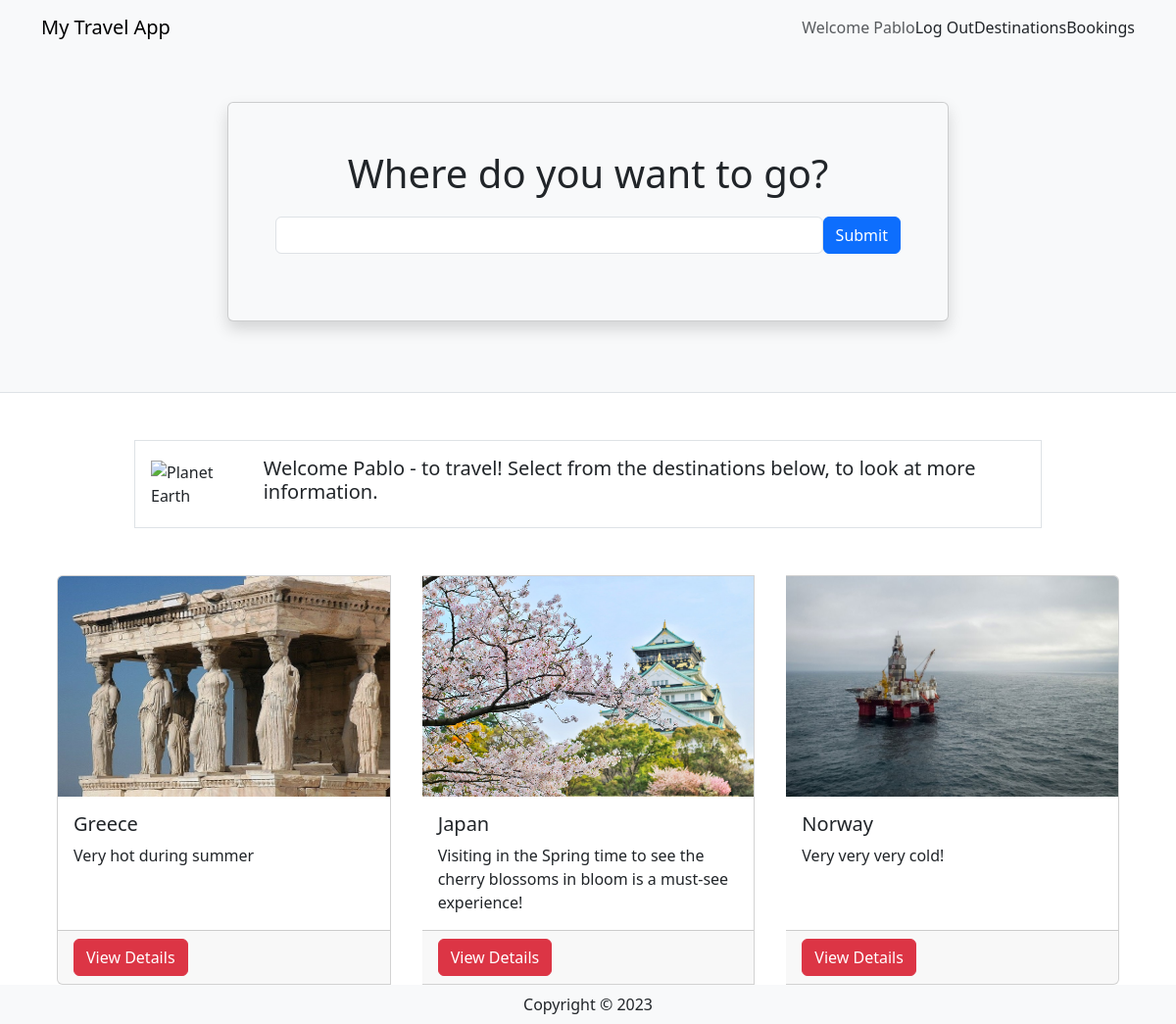
The page / (signed in) on the database its author committed.
### travel/models.py (models this page shows, shortened)
class User(db.Model, UserMixin):
    __tablename__ = 'users'
    id = db.Column(db.Integer, primary_key=True)
    name = db.Column(db.String(100), index=True, unique=True, nullable=False)
    emailid = db.Column(db.String(100), index=True, nullable=False)
    password_hash = db.Column(db.String(255), nullable=False)  # Store hashed password
    comments = db.relationship('Comment', backref='user')  # Relationship with comments

class Destination(db.Model):
    __tablename__ = 'destinations'
    id = db.Column(db.Integer, primary_key=True)
    name = db.Column(db.String(80))
    description = db.Column(db.String(200))
    image = db.Column(db.String(400))
    currency = db.Column(db.String(3))
    comments = db.relationship('Comment', backref='destination')  # Relationship with comments

### travel/views.py (the view)
@mainbp.route('/')
def index():
    destinations = db.session.scalars(db.select(Destination)).all()
    return render_template('index.html', destinations=destinations)

### travel/templates/index.html (shortened to what this page needs)
{% extends 'base.html' %}
{% block header %}
      <div class="container">
         <div class="row justify-content-center mt-5 pb-4">
            <div class="col-md-8">
               <div class="card shadow p-5 mb-5 bg-light">
                  <h1 class="text-center mb-3">Where do you want to go?</h1>
                  <form class="form-inline d-flex flex-nowrap" action="{{url_for('main.search')}}" >
                     <input type="text" name="search" class="form-control flex-grow-1 my-1 mr-sm-2" id="SearchForm">
                     <button type="submit" class="flex-shrink-1 btn btn-primary my-1">Submit</button>
                   </form>
               </div>
            </div>
         </div>
      </div>
{% endblock %}
{% block content %}
      <div class="container">
         <div class="row mt-5 mb-5 justify-content-center">
            <div class="col-md-10">
               <div class="media border p-3 d-flex justify-content-start">
                  <img class="align-self-center me-3" style="max-width:120px"
                     src="https://upload.wikimedia.org/wikipedia/commons/thumb/2/22/Earth_Western_Hemisphere_transparent_background.png/600px-Earth_Western_Hemisphere_transparent_background.png"
                     alt="Planet Earth">
                  <div class="align-self-center media-body">
                     {% if current_user.is_authenticated %}
                        <h5 class="mt-0">Welcome {{current_user.name}} - to travel! Select from the destinations below, to look at more information.</h5>
                     {% else %}
                        <h5 class="mt-0">Find the best destinations on earth</h5>
                        <p class="d-none d-sm-block">With the best prices, information and local knowledge. Login or Register now!</p>
                        <a href="/login" class="btn btn-primary">Login</a>
                        <a href="/register" class="btn btn-primary">Register</a>
                  {% endif %}
                 </div>
               </div>
            </div>
         </div>
         <div class="card-group">
            {% for destination in destinations %}
            <div class="card mx-3">
               <img class="card-img-top"
                  src="{{ destination.image }}" alt="{{ destination.name }} picture" height="225">
               <div class="card-body">
                  <h5 class="card-title">{{ destination.name }}</h5>
                  <p class="card-text">{{ destination.description }}</p>
               </div>
               <div class="card-footer"><a href="{{ url_for('destination.show', id=destination.id) }}" class ="btn btn-danger"> View Details </a></div>
            </div>
            {% endfor %}
         </div>
      </div>
{% endblock %}

### travel/templates/base.html (shortened to what this page needs)
<html>
<head>
   <link href="https://cdn.jsdelivr.net/npm/bootstrap@5.3.2/dist/css/bootstrap.min.css" rel="stylesheet">
</head>
<body>
   <header class="bg-light border-bottom">
      <nav class="navbar navbar-expand-lg navbar-light bg-light">
         <div class="container">
            <a href="/" class="navbar-brand">My Travel App</a>
            <div class="collapse navbar-collapse justify-content-end" id="navbarSupportedContent">
                  {% if current_user.is_authenticated %}
                     <a class="nav-item nav-link disabled text-muted" href="#">Welcome {{current_user.name}}</a>
                     <a class="nav-item nav-link" href="{{ url_for('auth.logout') }}">Log Out</a>
                  {% else %}
                     <a class="nav-item nav-link" href="{{ url_for('auth.register') }}">Register</a>
                     <a class="nav-item nav-link" href="{{ url_for('auth.login') }}">Log In</a>
                  {% endif %}
                  <a class="nav-item nav-link" href="{{ url_for('destination.create') }}">Destinations</a>
                  <a class="nav-item nav-link" href="#">Bookings</a>
               </div>
            </div>
      </nav>
      {% block header %}
      {% endblock %}
   </header>
   {% block content %}
   {% endblock %}
    <footer class="footer">
        <div class="text-center py-2 bg-light">
            <span class="text-dark">Copyright &copy; {{ year }}</span>
        </div>
    </footer>
   </body>
</html>

### rows shown on the page
User: name "Pablo"
Destination: image (picture), name "Greece", description "Very hot during summer"
Destination: image (picture), name "Japan", description "Visiting in the Spring time to see the cherry blossoms in bloom is a must-see experience!"
Destination: image (picture), name "Norway", description "Very very very cold!"
